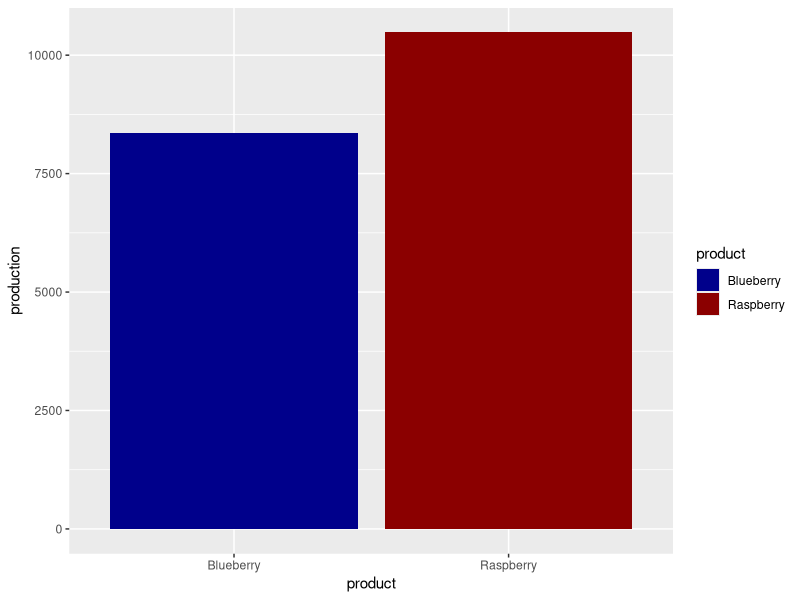
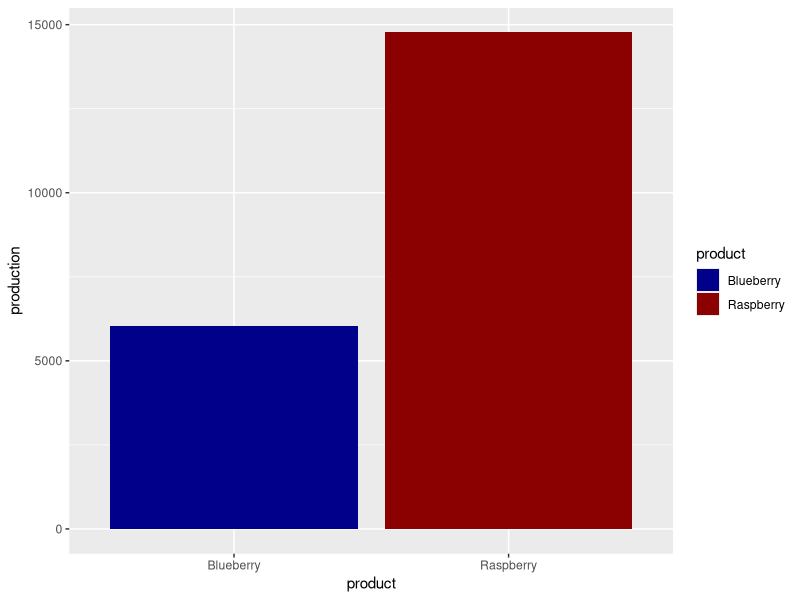
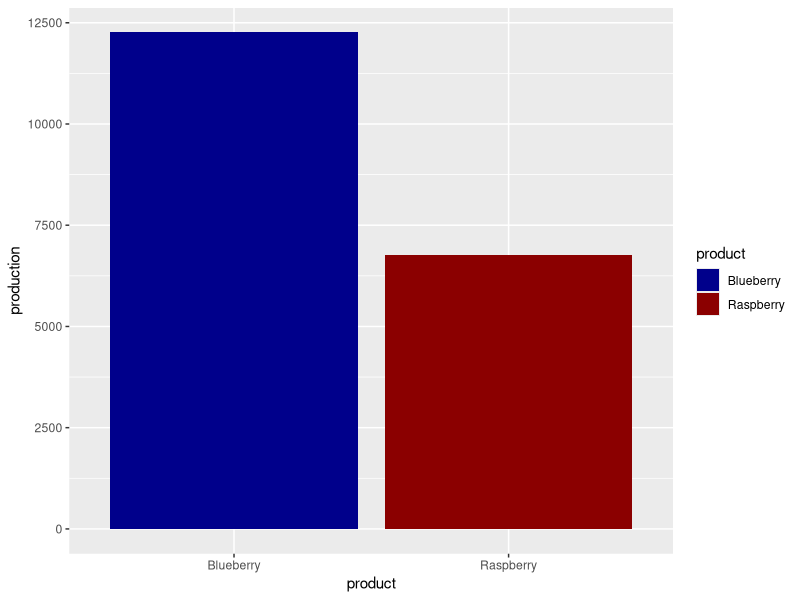

Recreate these plots in R, in order.

library(ggplot2)

france <- read.csv("data/France_production_2020.csv")
spain <- read.csv("data/Spain_production_2020.csv")
italy <- read.csv("data/Italy_production_2020.csv")

#' Produce barplot for production data
#'
#' Produce a barplot for yearly production data.... unit 
#'
#' @param production_df A data.frame with at least column product and production 
plot_production <- function(production_df) {
  ggplot(production_df, aes(x = product, y = production, fill = product))+
    geom_col()+
    scale_fill_manual(values = c("darkblue", "darkred"))
}

plot_production(italy)
plot_production(france)
plot_production(spain)

